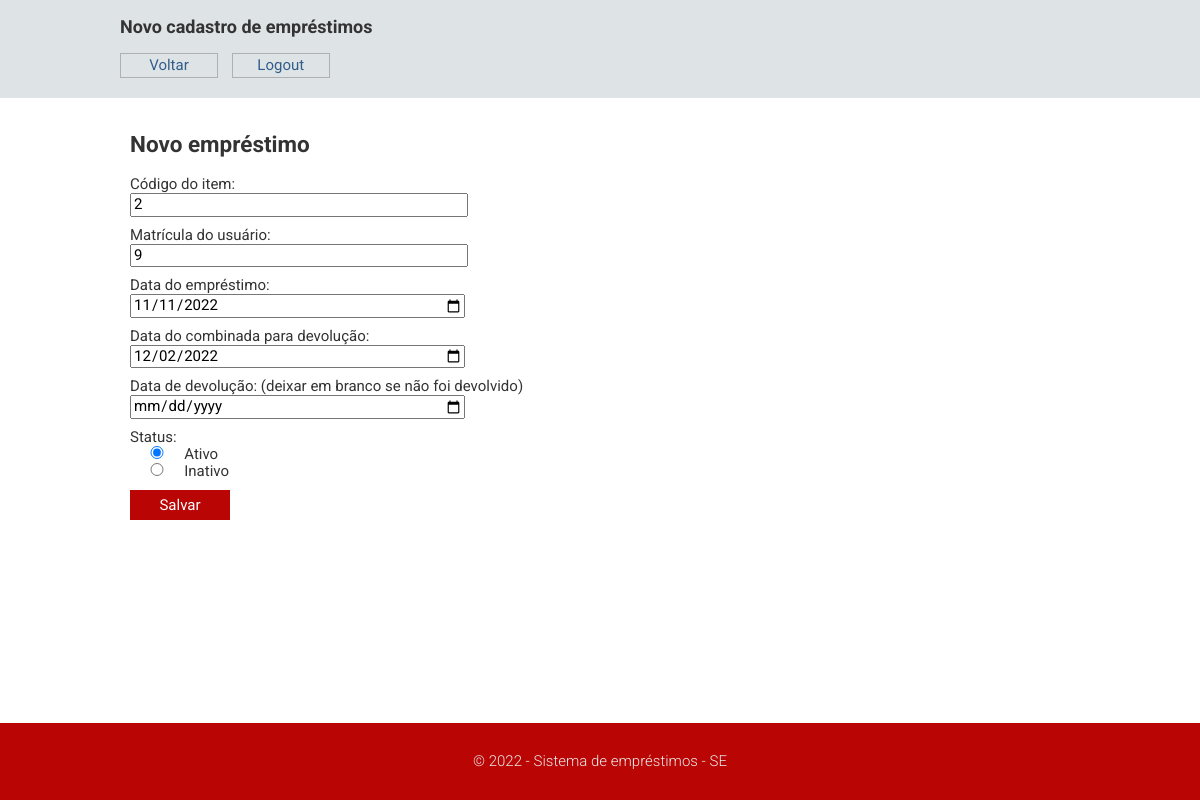
Page /adm/emprestimos_cadastro.php?idEmprestimo=1 (signed in) on the committed database.
### tables this page shows
CREATE TABLE `emprestimo` (
  `idEmprestimo` int(10) UNSIGNED NOT NULL,
  `data_emprestimo` date NOT NULL,
  `data_devolucao_combinada` date DEFAULT NULL,
  `data_devolucao_efetiva` date DEFAULT NULL,
  `ativo` tinyint(1) NOT NULL,
  `matricula` int(10) UNSIGNED NOT NULL,
  `idItem` int(10) UNSIGNED NOT NULL
);

### bd/banco_dados.php (called while the page is built, shortened)
<?php
abstract class banco_dados{
    public function iniciadb(){
        try{
            $this->con = new PDO('mysql:host='.self::SERVER.';port=3307;dbname='.self::BD, self::USER, self::SENHA);
        }
        catch(PDOException $e){
            echo 'Erro gerado '.$e->getMessage();
        }
    }
}
?>

### bd/banco_dados_consulta.php (called while the page is built, shortened)
<?php
require_once "banco_dados.php";
class banco_dados_consulta extends banco_dados{
    public $con;
    private $consulta;
    function __construct($consulta){
        $this->consulta = $consulta;
    }
    public function consulta_tudo(){
        $stmt = $this->con -> query($this->consulta)->fetchAll();
        return $stmt;
    }
}
?>

### adm/emprestimos_cadastro.php (the view, shortened to what this page needs)
<?php
include "../includes/header.php";
require_once "../bd/banco_dados.php";
require_once "../bd/banco_dados_consulta.php";
$idItem = "";
$matricula = "";
$data_emprestimo = date("Y-m-d");
$data_devolucao_combinada = "";
$data_devolucao_efetiva = "";
$ativo = ["on" => "checked", "off" => ""];
if(isset($_GET['idEmprestimo'])){
    $idEmprestimo = $_GET['idEmprestimo'];
    $consulta = "SELECT E.idEmprestimo, E.idItem, E.matricula, E.data_emprestimo,
     E.data_devolucao_combinada, E.data_devolucao_efetiva, E.ativo
    FROM sistema_emprestimo.emprestimo as E
    WHERE idEmprestimo = $idEmprestimo";
    $emprestimos_formulario = new banco_dados_consulta($consulta);
    $emprestimos_formulario->iniciadb();
    $stmt = $emprestimos_formulario->consulta_tudo();
    $idItem = $stmt[0]['idItem'];
    $matricula = $stmt[0]['matricula'];
    $data_emprestimo = $stmt[0]['data_emprestimo'];
    $data_devolucao_combinada = $stmt[0]['data_devolucao_combinada'];
    $data_devolucao_efetiva = $stmt[0]['data_devolucao_efetiva'];
}
?>
<body>
    <div class="wrap">
        <div class="header">
            <div class="linha">
                <header>
                    <h1>Novo cadastro de empréstimos</h1>
                    <nav>
                        <ul>
                            <li><a href="emprestimos_lista.php">Voltar</a></li>
                            <li><a href="../index.php">Logout</a></li>
                        </ul>
                    </nav>
                </header>
            </div>
        </div>
        <div class="linha">
            <form class="novo_cadastro" name="novo_emprestimo" action="emprestimo_recebe.php" method="post">
                <div>
                    <h2>Novo empréstimo</h2>
                </div>
                <label for="idItem">Código do item:</label>
                <div>
                    <input type="text" id="idItem" name="idItem" placeholder="Código do item"
                     title="Digite o código do item a ser emprestado" required="" value="<?php echo $idItem; ?>">
                </div>
                <label for="matricula">Matrícula do usuário:</label>
                <div>
                    <input type="number" id="matricula" name="matricula" placeholder="Número da matrícula"
                    title="Digite o número da matrícula" required="" value="<?php echo $matricula; ?>">
                </div>
                <label for="data_emprestimo">Data do empréstimo:</label>
                <div>
                    <input type="date" id="data_emprestimo" name="data_emprestimo"
                    title="Selecione a data de empréstimo" required="" value="<?php echo $data_emprestimo; ?>">
                </div>
                <label for="data_devolucao_combinada">Data do combinada para devolução:</label>
                <div>
                    <input type="date" id="data_devolucao_combinada" name="data_devolucao_combinada"
                    title="Selecione a data de devolução" required="" value="<?php echo $data_devolucao_combinada; ?>">
                </div>
                <label for="data_devolucao_efetiva">Data de devolução: (deixar em branco se não foi devolvido)</label>
                <div>
                    <input type="date" id="data_devolucao_efetiva" name="data_devolucao_efetiva"
                    title="Selecione a data que o item foi devolvido" value="<?php echo $data_devolucao_efetiva; ?>">
                </div>
                <label for="ativo">Status:</label>
                <div class="radio">
                    <input type="radio" name="ativo" value="1" <?php echo $ativo["on"]; ?>/>Ativo
                    <input type="radio" name="ativo" value="0" <?php echo $ativo["off"]; ?>/>Inativo
                </div>
                <div class="botao">
                    <input type="submit" name="salvar" value="Salvar">
                </div>
            </form>
        </div>
    </div>
    <div class="footer">
        <div class="linha">
            <?php
                include "../includes/footer.php"
            ?>
        </div>
    </div>
</body>
</html>

### estilo.css (style rules this page uses)
html, body { height: 100%; }
body { display: flex; flex-direction: column; font-size: 15px; font-family: "Roboto", sans-serif; color: #333; }
h1 { font-size: 18px; }
.linha { width: 960px; margin: 0 auto; overflow: auto; padding: 5px 0; }
.wrap { flex: 1 0 auto; }
a:link, header a:visited { color:#315e8a; text-decoration: none; }
div input[type=submit] { background-color: #b90504; color: #ffffff; cursor: pointer; border: 0; display: block; }
.header { background-color: #dee3e6; }
header nav ul { list-style: none; padding-left: 0; }
header nav ul li { display: inline-block; width: 90px; margin-right: 10px; padding: 3px; border: 1px solid rgba(128, 128, 128, 0.514); text-align: center; }
.novo_cadastro { width: 660px; padding: 10px; }
.novo_cadastro label { margin-top: 10px; display: block; }
.novo_cadastro div { display: block; }
.radio { display: inline-block; width: fit-content; }
.novo_cadastro input { width: 50%; }
.botao input[type=submit] { margin: 10px 0; width: 100px; height: 30px; }
.footer { flex-shrink: 0; background-color: #b90504; color: #ebebeb; padding: 20px 0; text-align: center; font-weight: 300; }

### rows in the picture
emprestimo: idItem "2", matricula "9", data_emprestimo "11/11/2022", data_devolucao_combinada "12/02/2022"
